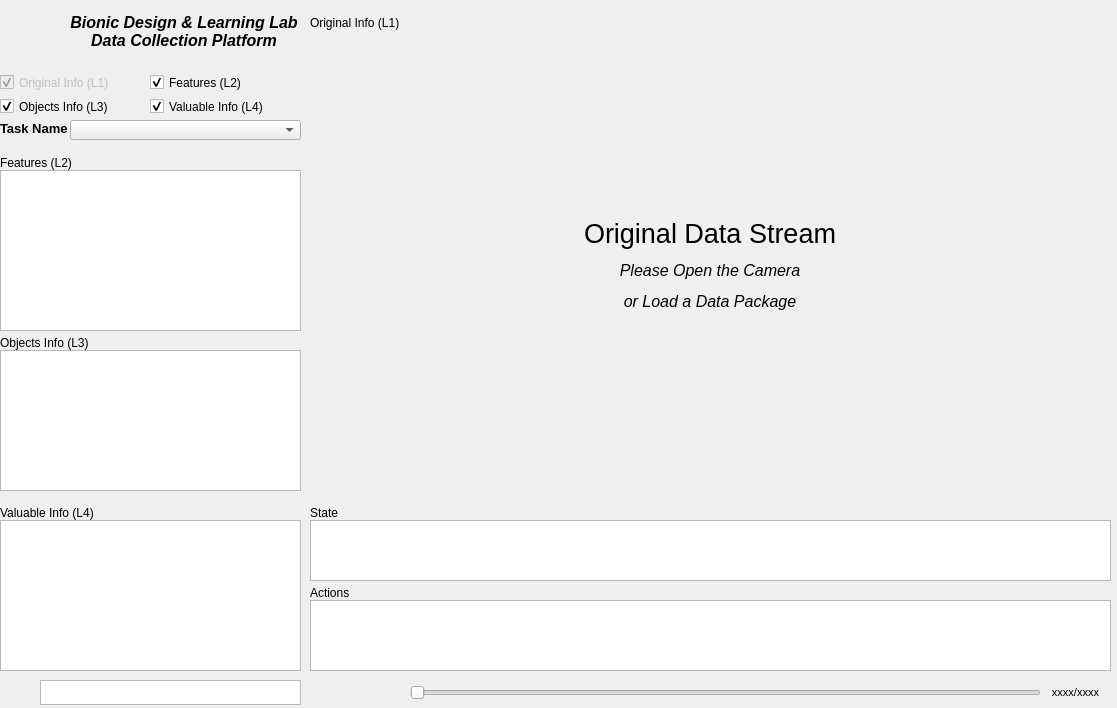
<?xml version="1.0" encoding="UTF-8"?>
<ui version="4.0">
 <class>Form</class>
 <widget class="QWidget" name="Form">
  <property name="geometry">
   <rect>
    <x>0</x>
    <y>0</y>
    <width>1117</width>
    <height>708</height>
   </rect>
  </property>
  <property name="windowTitle">
   <string>Data Collection Platfrom</string>
  </property>
  <property name="windowIcon">
   <iconset>
    <normaloff>../DeepClawHRI/data/logo/logo.png</normaloff>../DeepClawHRI/data/logo/logo.png</iconset>
  </property>
  <widget class="QWidget" name="widget" native="true">
   <property name="geometry">
    <rect>
     <x>0</x>
     <y>0</y>
     <width>301</width>
     <height>60</height>
    </rect>
   </property>
   <widget class="QWidget" name="layoutWidget">
    <property name="geometry">
     <rect>
      <x>1</x>
      <y>1</y>
      <width>298</width>
      <height>62</height>
     </rect>
    </property>
    <layout class="QHBoxLayout" name="horizontalLayout">
     <item>
      <widget class="QLabel" name="logo_label">
       <property name="minimumSize">
        <size>
         <width>60</width>
         <height>60</height>
        </size>
       </property>
       <property name="maximumSize">
        <size>
         <width>16777215</width>
         <height>16777215</height>
        </size>
       </property>
       <property name="text">
        <string/>
       </property>
       <property name="pixmap">
        <pixmap>icons/logo.png</pixmap>
       </property>
       <property name="scaledContents">
        <bool>true</bool>
       </property>
      </widget>
     </item>
     <item>
      <widget class="QLabel" name="title_label">
       <property name="minimumSize">
        <size>
         <width>230</width>
         <height>50</height>
        </size>
       </property>
       <property name="maximumSize">
        <size>
         <width>16777215</width>
         <height>16777215</height>
        </size>
       </property>
       <property name="text">
        <string>&lt;html&gt;&lt;head/&gt;&lt;body&gt;&lt;p align=&quot;center&quot;&gt;&lt;span style=&quot; font-size:12pt; font-weight:600; font-style:italic;&quot;&gt;Bionic Design &amp;amp; Learning Lab&lt;br/&gt;Data Collection Platform&lt;/span&gt;&lt;/p&gt;&lt;/body&gt;&lt;/html&gt;</string>
       </property>
      </widget>
     </item>
    </layout>
   </widget>
  </widget>
  <widget class="QWidget" name="widget_2" native="true">
   <property name="geometry">
    <rect>
     <x>0</x>
     <y>70</y>
     <width>301</width>
     <height>71</height>
    </rect>
   </property>
   <widget class="QCheckBox" name="objects_checkBox_2">
    <property name="enabled">
     <bool>true</bool>
    </property>
    <property name="geometry">
     <rect>
      <x>0</x>
      <y>24</y>
      <width>150</width>
      <height>25</height>
     </rect>
    </property>
    <property name="minimumSize">
     <size>
      <width>150</width>
      <height>25</height>
     </size>
    </property>
    <property name="maximumSize">
     <size>
      <width>16777215</width>
      <height>16777215</height>
     </size>
    </property>
    <property name="text">
     <string>Objects Info (L3)</string>
    </property>
    <property name="checked">
     <bool>true</bool>
    </property>
   </widget>
   <widget class="QCheckBox" name="original_checkBox">
    <property name="enabled">
     <bool>false</bool>
    </property>
    <property name="geometry">
     <rect>
      <x>0</x>
      <y>0</y>
      <width>150</width>
      <height>25</height>
     </rect>
    </property>
    <property name="minimumSize">
     <size>
      <width>150</width>
      <height>25</height>
     </size>
    </property>
    <property name="maximumSize">
     <size>
      <width>16777215</width>
      <height>16777215</height>
     </size>
    </property>
    <property name="autoFillBackground">
     <bool>false</bool>
    </property>
    <property name="text">
     <string>Original Info (L1)</string>
    </property>
    <property name="checked">
     <bool>true</bool>
    </property>
   </widget>
   <widget class="QCheckBox" name="valuable_checkBox">
    <property name="enabled">
     <bool>true</bool>
    </property>
    <property name="geometry">
     <rect>
      <x>150</x>
      <y>24</y>
      <width>150</width>
      <height>25</height>
     </rect>
    </property>
    <property name="minimumSize">
     <size>
      <width>150</width>
      <height>25</height>
     </size>
    </property>
    <property name="maximumSize">
     <size>
      <width>16777215</width>
      <height>16777215</height>
     </size>
    </property>
    <property name="text">
     <string>Valuable Info (L4)</string>
    </property>
    <property name="checked">
     <bool>true</bool>
    </property>
   </widget>
   <widget class="QCheckBox" name="features_checkBox_2">
    <property name="enabled">
     <bool>true</bool>
    </property>
    <property name="geometry">
     <rect>
      <x>150</x>
      <y>0</y>
      <width>150</width>
      <height>25</height>
     </rect>
    </property>
    <property name="minimumSize">
     <size>
      <width>150</width>
      <height>25</height>
     </size>
    </property>
    <property name="maximumSize">
     <size>
      <width>16777215</width>
      <height>16777215</height>
     </size>
    </property>
    <property name="text">
     <string>Features (L2)</string>
    </property>
    <property name="checked">
     <bool>true</bool>
    </property>
   </widget>
   <widget class="QComboBox" name="TaskcomboBox">
    <property name="geometry">
     <rect>
      <x>70</x>
      <y>50</y>
      <width>231</width>
      <height>20</height>
     </rect>
    </property>
    <property name="font">
     <font>
      <weight>50</weight>
      <bold>false</bold>
     </font>
    </property>
    <property name="editable">
     <bool>false</bool>
    </property>
    <property name="currentText">
     <string/>
    </property>
    <property name="duplicatesEnabled">
     <bool>true</bool>
    </property>
   </widget>
   <widget class="QLabel" name="label">
    <property name="geometry">
     <rect>
      <x>0</x>
      <y>50</y>
      <width>67</width>
      <height>17</height>
     </rect>
    </property>
    <property name="text">
     <string>&lt;html&gt;&lt;head/&gt;&lt;body&gt;&lt;p align=&quot;center&quot;&gt;&lt;span style=&quot; font-size:10pt; font-weight:600;&quot;&gt;Task Name&lt;/span&gt;&lt;/p&gt;&lt;/body&gt;&lt;/html&gt;</string>
    </property>
   </widget>
  </widget>
  <widget class="QWidget" name="widget_3" native="true">
   <property name="geometry">
    <rect>
     <x>0</x>
     <y>150</y>
     <width>301</width>
     <height>181</height>
    </rect>
   </property>
   <widget class="QLabel" name="features_label">
    <property name="geometry">
     <rect>
      <x>0</x>
      <y>0</y>
      <width>300</width>
      <height>25</height>
     </rect>
    </property>
    <property name="minimumSize">
     <size>
      <width>300</width>
      <height>25</height>
     </size>
    </property>
    <property name="maximumSize">
     <size>
      <width>16777215</width>
      <height>16777215</height>
     </size>
    </property>
    <property name="text">
     <string>Features (L2)</string>
    </property>
   </widget>
   <widget class="QListView" name="listView">
    <property name="geometry">
     <rect>
      <x>0</x>
      <y>20</y>
      <width>301</width>
      <height>161</height>
     </rect>
    </property>
    <property name="editTriggers">
     <set>QAbstractItemView::NoEditTriggers</set>
    </property>
   </widget>
  </widget>
  <widget class="QWidget" name="widget_4" native="true">
   <property name="geometry">
    <rect>
     <x>0</x>
     <y>330</y>
     <width>301</width>
     <height>161</height>
    </rect>
   </property>
   <widget class="QLabel" name="level3_label">
    <property name="geometry">
     <rect>
      <x>0</x>
      <y>0</y>
      <width>300</width>
      <height>25</height>
     </rect>
    </property>
    <property name="minimumSize">
     <size>
      <width>300</width>
      <height>25</height>
     </size>
    </property>
    <property name="maximumSize">
     <size>
      <width>16777215</width>
      <height>16777215</height>
     </size>
    </property>
    <property name="text">
     <string>Objects Info (L3)</string>
    </property>
   </widget>
   <widget class="QListView" name="listView_2">
    <property name="geometry">
     <rect>
      <x>0</x>
      <y>20</y>
      <width>301</width>
      <height>141</height>
     </rect>
    </property>
    <property name="editTriggers">
     <set>QAbstractItemView::NoEditTriggers</set>
    </property>
   </widget>
  </widget>
  <widget class="QWidget" name="widget_5" native="true">
   <property name="geometry">
    <rect>
     <x>310</x>
     <y>0</y>
     <width>801</width>
     <height>491</height>
    </rect>
   </property>
   <widget class="QLabel" name="level1_label">
    <property name="geometry">
     <rect>
      <x>0</x>
      <y>10</y>
      <width>120</width>
      <height>25</height>
     </rect>
    </property>
    <property name="minimumSize">
     <size>
      <width>120</width>
      <height>25</height>
     </size>
    </property>
    <property name="maximumSize">
     <size>
      <width>16777215</width>
      <height>16777215</height>
     </size>
    </property>
    <property name="text">
     <string>Original Info (L1)</string>
    </property>
   </widget>
   <widget class="QLabel" name="rgb_displayer">
    <property name="geometry">
     <rect>
      <x>0</x>
      <y>40</y>
      <width>800</width>
      <height>450</height>
     </rect>
    </property>
    <property name="minimumSize">
     <size>
      <width>640</width>
      <height>360</height>
     </size>
    </property>
    <property name="text">
     <string>&lt;html&gt;&lt;head/&gt;&lt;body&gt;&lt;p align=&quot;center&quot;&gt;&lt;span style=&quot; font-size:20pt;&quot;&gt;Original Data Stream&lt;/span&gt;&lt;/p&gt;&lt;p align=&quot;center&quot;&gt;&lt;span style=&quot; font-size:12pt; font-style:italic;&quot;&gt;Please Open the Camera&lt;/span&gt;&lt;/p&gt;&lt;p align=&quot;center&quot;&gt;&lt;span style=&quot; font-size:12pt; font-style:italic;&quot;&gt;or Load a Data Package&lt;/span&gt;&lt;/p&gt;&lt;/body&gt;&lt;/html&gt;</string>
    </property>
   </widget>
   <widget class="QPushButton" name="camera">
    <property name="geometry">
     <rect>
      <x>120</x>
      <y>10</y>
      <width>25</width>
      <height>25</height>
     </rect>
    </property>
    <property name="styleSheet">
     <string notr="true">QPushButton{border:2px}</string>
    </property>
    <property name="text">
     <string/>
    </property>
    <property name="icon">
     <iconset>
      <normaloff>icons/camera.png</normaloff>icons/camera.png</iconset>
    </property>
    <property name="iconSize">
     <size>
      <width>25</width>
      <height>25</height>
     </size>
    </property>
   </widget>
   <widget class="QPushButton" name="record">
    <property name="geometry">
     <rect>
      <x>150</x>
      <y>10</y>
      <width>25</width>
      <height>25</height>
     </rect>
    </property>
    <property name="styleSheet">
     <string notr="true">QPushButton{border:2px}</string>
    </property>
    <property name="text">
     <string/>
    </property>
    <property name="icon">
     <iconset>
      <normaloff>icons/record.png</normaloff>icons/record.png</iconset>
    </property>
    <property name="iconSize">
     <size>
      <width>25</width>
      <height>25</height>
     </size>
    </property>
   </widget>
  </widget>
  <widget class="QWidget" name="widget_6" native="true">
   <property name="geometry">
    <rect>
     <x>0</x>
     <y>500</y>
     <width>301</width>
     <height>171</height>
    </rect>
   </property>
   <widget class="QLabel" name="valuable_label">
    <property name="geometry">
     <rect>
      <x>0</x>
      <y>0</y>
      <width>300</width>
      <height>25</height>
     </rect>
    </property>
    <property name="minimumSize">
     <size>
      <width>300</width>
      <height>25</height>
     </size>
    </property>
    <property name="maximumSize">
     <size>
      <width>16777215</width>
      <height>16777215</height>
     </size>
    </property>
    <property name="text">
     <string>Valuable Info (L4)</string>
    </property>
   </widget>
   <widget class="QListView" name="listView_3">
    <property name="geometry">
     <rect>
      <x>0</x>
      <y>20</y>
      <width>301</width>
      <height>151</height>
     </rect>
    </property>
    <property name="editTriggers">
     <set>QAbstractItemView::NoEditTriggers</set>
    </property>
   </widget>
  </widget>
  <widget class="QWidget" name="widget_7" native="true">
   <property name="geometry">
    <rect>
     <x>310</x>
     <y>500</y>
     <width>801</width>
     <height>171</height>
    </rect>
   </property>
   <widget class="QLabel" name="actions_label">
    <property name="geometry">
     <rect>
      <x>0</x>
      <y>80</y>
      <width>320</width>
      <height>25</height>
     </rect>
    </property>
    <property name="minimumSize">
     <size>
      <width>320</width>
      <height>25</height>
     </size>
    </property>
    <property name="maximumSize">
     <size>
      <width>16777215</width>
      <height>16777215</height>
     </size>
    </property>
    <property name="text">
     <string>Actions</string>
    </property>
   </widget>
   <widget class="QListView" name="listView_4">
    <property name="geometry">
     <rect>
      <x>0</x>
      <y>20</y>
      <width>801</width>
      <height>61</height>
     </rect>
    </property>
   </widget>
   <widget class="QListView" name="listView_5">
    <property name="geometry">
     <rect>
      <x>0</x>
      <y>100</y>
      <width>801</width>
      <height>71</height>
     </rect>
    </property>
   </widget>
   <widget class="QLabel" name="state_label">
    <property name="geometry">
     <rect>
      <x>0</x>
      <y>0</y>
      <width>320</width>
      <height>25</height>
     </rect>
    </property>
    <property name="minimumSize">
     <size>
      <width>320</width>
      <height>25</height>
     </size>
    </property>
    <property name="maximumSize">
     <size>
      <width>16777215</width>
      <height>16777215</height>
     </size>
    </property>
    <property name="text">
     <string>State</string>
    </property>
   </widget>
  </widget>
  <widget class="QWidget" name="widget_9" native="true">
   <property name="geometry">
    <rect>
     <x>310</x>
     <y>680</y>
     <width>85</width>
     <height>25</height>
    </rect>
   </property>
   <widget class="QPushButton" name="play">
    <property name="geometry">
     <rect>
      <x>30</x>
      <y>0</y>
      <width>25</width>
      <height>25</height>
     </rect>
    </property>
    <property name="styleSheet">
     <string notr="true">QPushButton{border:2px}</string>
    </property>
    <property name="text">
     <string/>
    </property>
    <property name="icon">
     <iconset>
      <normaloff>icons/play.png</normaloff>icons/play.png</iconset>
    </property>
    <property name="iconSize">
     <size>
      <width>25</width>
      <height>25</height>
     </size>
    </property>
   </widget>
   <widget class="QPushButton" name="rewind">
    <property name="geometry">
     <rect>
      <x>0</x>
      <y>0</y>
      <width>25</width>
      <height>25</height>
     </rect>
    </property>
    <property name="styleSheet">
     <string notr="true">QPushButton{border:2px}</string>
    </property>
    <property name="text">
     <string/>
    </property>
    <property name="icon">
     <iconset>
      <normaloff>icons/rewind.png</normaloff>icons/rewind.png</iconset>
    </property>
    <property name="iconSize">
     <size>
      <width>25</width>
      <height>25</height>
     </size>
    </property>
   </widget>
   <widget class="QPushButton" name="forward">
    <property name="geometry">
     <rect>
      <x>60</x>
      <y>0</y>
      <width>25</width>
      <height>25</height>
     </rect>
    </property>
    <property name="styleSheet">
     <string notr="true">QPushButton{border:2px}</string>
    </property>
    <property name="text">
     <string/>
    </property>
    <property name="icon">
     <iconset>
      <normaloff>icons/forward.png</normaloff>icons/forward.png</iconset>
    </property>
    <property name="iconSize">
     <size>
      <width>25</width>
      <height>25</height>
     </size>
    </property>
   </widget>
  </widget>
  <widget class="QTextBrowser" name="textBrowser">
   <property name="geometry">
    <rect>
     <x>40</x>
     <y>680</y>
     <width>261</width>
     <height>25</height>
    </rect>
   </property>
   <property name="font">
    <font>
     <pointsize>9</pointsize>
    </font>
   </property>
   <property name="verticalScrollBarPolicy">
    <enum>Qt::ScrollBarAlwaysOff</enum>
   </property>
   <property name="placeholderText">
    <string/>
   </property>
  </widget>
  <widget class="QPushButton" name="open_folder">
   <property name="geometry">
    <rect>
     <x>10</x>
     <y>680</y>
     <width>25</width>
     <height>25</height>
    </rect>
   </property>
   <property name="styleSheet">
    <string notr="true">QPushButton{border:2px}</string>
   </property>
   <property name="text">
    <string/>
   </property>
   <property name="icon">
    <iconset>
     <normaloff>icons/open_folder.png</normaloff>icons/open_folder.png</iconset>
   </property>
   <property name="iconSize">
    <size>
     <width>25</width>
     <height>25</height>
    </size>
   </property>
  </widget>
  <widget class="QSlider" name="playingSlider">
   <property name="geometry">
    <rect>
     <x>410</x>
     <y>680</y>
     <width>631</width>
     <height>25</height>
    </rect>
   </property>
   <property name="orientation">
    <enum>Qt::Horizontal</enum>
   </property>
  </widget>
  <widget class="QLabel" name="playingPercentage">
   <property name="geometry">
    <rect>
     <x>1050</x>
     <y>680</y>
     <width>51</width>
     <height>25</height>
    </rect>
   </property>
   <property name="text">
    <string>&lt;html&gt;&lt;head/&gt;&lt;body&gt;&lt;p align=&quot;center&quot;&gt;&lt;span style=&quot; font-size:8pt;&quot;&gt;xxxx/xxxx&lt;/span&gt;&lt;/p&gt;&lt;/body&gt;&lt;/html&gt;</string>
   </property>
  </widget>
  <zorder>widget_5</zorder>
  <zorder>widget</zorder>
  <zorder>widget_2</zorder>
  <zorder>widget_3</zorder>
  <zorder>widget_4</zorder>
  <zorder>widget_6</zorder>
  <zorder>widget_7</zorder>
  <zorder>widget_9</zorder>
  <zorder>textBrowser</zorder>
  <zorder>open_folder</zorder>
  <zorder>playingSlider</zorder>
  <zorder>playingPercentage</zorder>
 </widget>
 <resources/>
 <connections/>
</ui>
